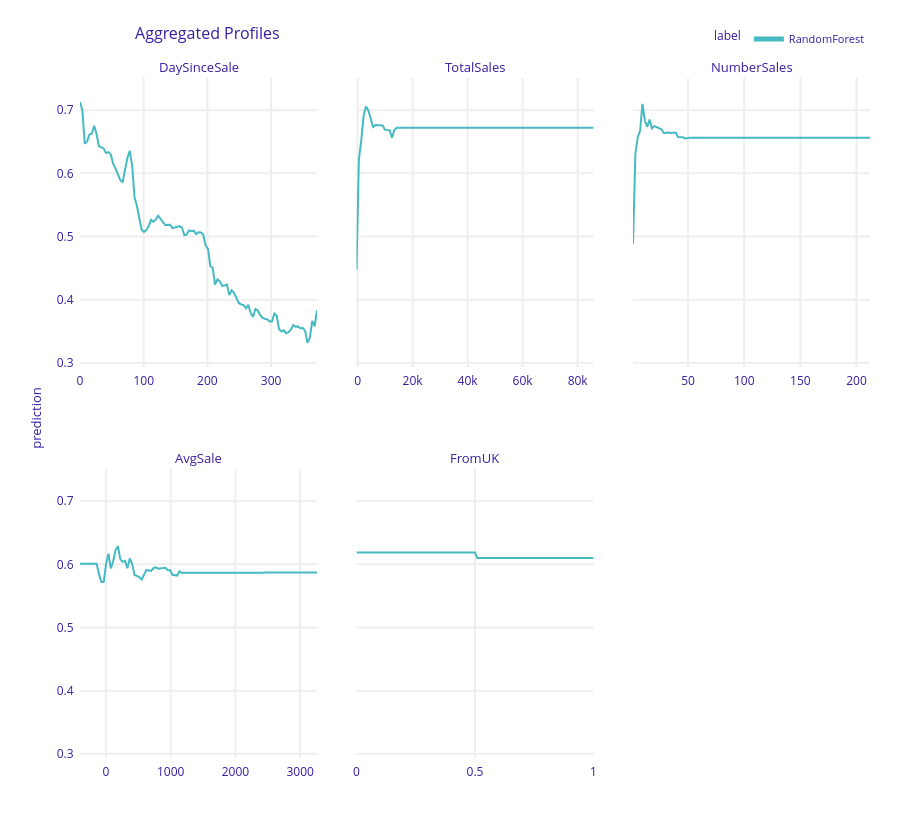

This figure's notebook cell:
### Markdown cell above
En cuanto al _Random Forest_, se ha visto que tiene un mayor impacto los días pasados desde la última compra, seguido del total comprado y el numero de compras realizadas. En este sentido tiene lógica el priorizar los clientes que menos días han pasado sin volver a comprar, y los que mayor cantidad gastan.

### Code cell
explicador.model_profile().plot(facet_ncol=3)

### Figure 1 — Plotly figure (JSON) as saved in the notebook; plotly's stock layout.template omitted (floating-point values rounded to 4 significant figures; data arrays with more than 128 entries replaced by an {"elided": "..."} marker saying what was removed)
{"data": [{"customdata": {"elided": "101x3 mixed values"}, "hovertemplate": "<b>%{hovertext}</b><br><br>prediction=%{y:.3f}<br>mean_prediction=%{customdata[0]:.3f}<extra></extra>", "hovertext": ["RandomForest", "RandomForest", "RandomForest", "RandomForest", "RandomForest", "RandomForest", "RandomForest", "RandomForest", "RandomForest", "RandomForest", "RandomForest", "RandomForest", "RandomForest", "RandomForest", "RandomForest", "RandomForest", "RandomForest", "RandomForest", "RandomForest", "RandomForest", "RandomForest", "RandomForest", "RandomForest", "RandomForest", "RandomForest", "RandomForest", "RandomForest", "RandomForest", "RandomForest", "RandomForest", "RandomForest", "RandomForest", "RandomForest", "RandomForest", "RandomForest", "RandomForest", "RandomForest", "RandomForest", "RandomForest", "RandomForest", "RandomForest", "RandomForest", "RandomForest", "RandomForest", "RandomForest", "RandomForest", "RandomForest", "RandomForest", "RandomForest", "RandomForest", "RandomForest", "RandomForest", "RandomForest", "RandomForest", "RandomForest", "RandomForest", "RandomForest", "RandomForest", "RandomForest", "RandomForest", "RandomForest", "RandomForest", "RandomForest", "RandomForest", "RandomForest", "RandomForest", "RandomForest", "RandomForest", "RandomForest", "RandomForest", "RandomForest", "RandomForest", "RandomForest", "RandomForest", "RandomForest", "RandomForest", "RandomForest", "RandomForest", "RandomForest", "RandomForest", "RandomForest", "RandomForest", "RandomForest", "RandomForest", "RandomForest", "RandomForest", "RandomForest", "RandomForest", "RandomForest", "RandomForest", "RandomForest", "RandomForest", "RandomForest", "RandomForest", "RandomForest", "RandomForest", "RandomForest", "RandomForest", "RandomForest", "RandomForest", "RandomForest"], "legendgroup": "RandomForest", "line": {"color": "#46bac2", "dash": "solid", "width": 2}, "marker": {"symbol": "circle"}, "mode": "lines", "name": "RandomForest", "opacity": 1, "orientation": "v", "showlegend": true, "type": "scatter", "x": [0.0, 3.72, 7.44, 11.16, 14.88, 18.6, 22.32, 26.04, 29.76, 33.48, 37.2, 40.92, 44.64, 48.36, 52.08, 55.8, 59.52, 63.24, 66.96, 70.68, 74.4, 78.12, 81.84, 85.56, 89.28, 93.0, 96.72, 100.4, 104.2, 107.9, 111.6, 115.3, 119.0, 122.8, 126.5, 130.2, 133.9, 137.6, 141.4, 145.1, 148.8, 152.5, 156.2, 160.0, 163.7, 167.4, 171.1, 174.8, 178.6, 182.3, 186.0, 189.7, 193.4, 197.2, 200.9, 204.6, 208.3, 212.0, 215.8, 219.5, 223.2, 226.9, 230.6, 234.4, 238.1, 241.8, 245.5, 249.2, 253.0, 256.7, 260.4, 264.1, 267.8, 271.6, 275.3, 279.0, 282.7, 286.4, 290.2, 293.9, 297.6, 301.3, 305.0, 308.8, 312.5, 316.2, 319.9, 323.6, 327.4, 331.1, 334.8, 338.5, 342.2, 346.0, 349.7, 353.4, 357.1, 360.8, 364.6, 368.3, 372.0], "xaxis": "x4", "y": [0.7127, 0.6994, 0.6469, 0.6506, 0.6615, 0.6631, 0.6753, 0.6619, 0.6428, 0.6416, 0.6394, 0.6322, 0.6337, 0.6299, 0.6153, 0.6074, 0.5988, 0.5893, 0.5863, 0.6062, 0.6243, 0.6355, 0.6127, 0.562, 0.5485, 0.5297, 0.5108, 0.5073, 0.51, 0.5167, 0.5265, 0.5232, 0.5271, 0.533, 0.527, 0.5228, 0.5181, 0.5183, 0.5185, 0.5132, 0.5144, 0.5149, 0.5163, 0.5141, 0.5023, 0.503, 0.5097, 0.5083, 0.5091, 0.5039, 0.5067, 0.5064, 0.5032, 0.4861, 0.4803, 0.4529, 0.4505, 0.4237, 0.4322, 0.429, 0.4217, 0.4223, 0.4241, 0.4072, 0.4149, 0.4106, 0.4023, 0.3948, 0.3924, 0.3915, 0.3864, 0.3918, 0.379, 0.3726, 0.3851, 0.3829, 0.3759, 0.3712, 0.3698, 0.3688, 0.3654, 0.3653, 0.3781, 0.3745, 0.3531, 0.3497, 0.3515, 0.3469, 0.3485, 0.3524, 0.3598, 0.3571, 0.3577, 0.3544, 0.3555, 0.3504, 0.3315, 0.34, 0.3664, 0.3577, 0.3832], "yaxis": "y4"}, {"customdata": {"elided": "101x3 mixed values"}, "hovertemplate": "<b>%{hovertext}</b><br><br>prediction=%{y:.3f}<br>mean_prediction=%{customdata[0]:.3f}<extra></extra>", "hovertext": ["RandomForest", "RandomForest", "RandomForest", "RandomForest", "RandomForest", "RandomForest", "RandomForest", "RandomForest", "RandomForest", "RandomForest", "RandomForest", "RandomForest", "RandomForest", "RandomForest", "RandomForest", "RandomForest", "RandomForest", "RandomForest", "RandomForest", "RandomForest", "RandomForest", "RandomForest", "RandomForest", "RandomForest", "RandomForest", "RandomForest", "RandomForest", "RandomForest", "RandomForest", "RandomForest", "RandomForest", "RandomForest", "RandomForest", "RandomForest", "RandomForest", "RandomForest", "RandomForest", "RandomForest", "RandomForest", "RandomForest", "RandomForest", "RandomForest", "RandomForest", "RandomForest", "RandomForest", "RandomForest", "RandomForest", "RandomForest", "RandomForest", "RandomForest", "RandomForest", "RandomForest", "RandomForest", "RandomForest", "RandomForest", "RandomForest", "RandomForest", "RandomForest", "RandomForest", "RandomForest", "RandomForest", "RandomForest", "RandomForest", "RandomForest", "RandomForest", "RandomForest", "RandomForest", "RandomForest", "RandomForest", "RandomForest", "RandomForest", "RandomForest", "RandomForest", "RandomForest", "RandomForest", "RandomForest", "RandomForest", "RandomForest", "RandomForest", "RandomForest", "RandomForest", "RandomForest", "RandomForest", "RandomForest", "RandomForest", "RandomForest", "RandomForest", "RandomForest", "RandomForest", "RandomForest", "RandomForest", "RandomForest", "RandomForest", "RandomForest", "RandomForest", "RandomForest", "RandomForest", "RandomForest", "RandomForest", "RandomForest", "RandomForest"], "legendgroup": "RandomForest", "line": {"color": "#46bac2", "dash": "solid", "width": 2}, "marker": {"symbol": "circle"}, "mode": "lines", "name": "RandomForest", "opacity": 1, "orientation": "v", "showlegend": false, "type": "scatter", "x": [-400.7, 460.9, 1323.0, 2184.0, 3046.0, 3907.0, 4769.0, 5631.0, 6492.0, 7354.0, 8215.0, 9077.0, 9939.0, 10800.0, 11660.0, 12520.0, 13390.0, 14250.0, 15110.0, 15970.0, 16830.0, 17690.0, 18550.0, 19420.0, 20280.0, 21140.0, 22000.0, 22860.0, 23720.0, 24590.0, 25450.0, 26310.0, 27170.0, 28030.0, 28890.0, 29760.0, 30620.0, 31480.0, 32340.0, 33200.0, 34060.0, 34930.0, 35790.0, 36650.0, 37510.0, 38370.0, 39230.0, 40100.0, 40960.0, 41820.0, 42680.0, 43540.0, 44400.0, 45260.0, 46130.0, 46990.0, 47850.0, 48710.0, 49570.0, 50430.0, 51300.0, 52160.0, 53020.0, 53880.0, 54740.0, 55600.0, 56470.0, 57330.0, 58190.0, 59050.0, 59910.0, 60770.0, 61640.0, 62500.0, 63360.0, 64220.0, 65080.0, 65940.0, 66810.0, 67670.0, 68530.0, 69390.0, 70250.0, 71110.0, 71970.0, 72840.0, 73700.0, 74560.0, 75420.0, 76280.0, 77140.0, 78010.0, 78870.0, 79730.0, 80590.0, 81450.0, 82310.0, 83180.0, 84040.0, 84900.0, 85760.0], "xaxis": "x5", "y": [0.4481, 0.6221, 0.6514, 0.6911, 0.7057, 0.6995, 0.6867, 0.6733, 0.6764, 0.6764, 0.6758, 0.6758, 0.6691, 0.6691, 0.668, 0.6563, 0.669, 0.6722, 0.6722, 0.6722, 0.6722, 0.6722, 0.6722, 0.6722, 0.6722, 0.6722, 0.6722, 0.6722, 0.6722, 0.6722, 0.6722, 0.6722, 0.6722, 0.6722, 0.6722, 0.6722, 0.6722, 0.6722, 0.6722, 0.6722, 0.6722, 0.6722, 0.6722, 0.6722, 0.6722, 0.6722, 0.6722, 0.6722, 0.6722, 0.6722, 0.6722, 0.6722, 0.6722, 0.6722, 0.6722, 0.6722, 0.6722, 0.6722, 0.6722, 0.6722, 0.6722, 0.6722, 0.6722, 0.6722, 0.6722, 0.6722, 0.6722, 0.6722, 0.6722, 0.6722, 0.6722, 0.6722, 0.6722, 0.6722, 0.6722, 0.6722, 0.6722, 0.6722, 0.6722, 0.6722, 0.6722, 0.6722, 0.6722, 0.6722, 0.6722, 0.6722, 0.6722, 0.6722, 0.6722, 0.6722, 0.6722, 0.6722, 0.6722, 0.6722, 0.6722, 0.6722, 0.6722, 0.6722, 0.6722, 0.6722, 0.6722], "yaxis": "y5"}, {"customdata": {"elided": "101x3 mixed values"}, "hovertemplate": "<b>%{hovertext}</b><br><br>prediction=%{y:.3f}<br>mean_prediction=%{customdata[0]:.3f}<extra></extra>", "hovertext": ["RandomForest", "RandomForest", "RandomForest", "RandomForest", "RandomForest", "RandomForest", "RandomForest", "RandomForest", "RandomForest", "RandomForest", "RandomForest", "RandomForest", "RandomForest", "RandomForest", "RandomForest", "RandomForest", "RandomForest", "RandomForest", "RandomForest", "RandomForest", "RandomForest", "RandomForest", "RandomForest", "RandomForest", "RandomForest", "RandomForest", "RandomForest", "RandomForest", "RandomForest", "RandomForest", "RandomForest", "RandomForest", "RandomForest", "RandomForest", "RandomForest", "RandomForest", "RandomForest", "RandomForest", "RandomForest", "RandomForest", "RandomForest", "RandomForest", "RandomForest", "RandomForest", "RandomForest", "RandomForest", "RandomForest", "RandomForest", "RandomForest", "RandomForest", "RandomForest", "RandomForest", "RandomForest", "RandomForest", "RandomForest", "RandomForest", "RandomForest", "RandomForest", "RandomForest", "RandomForest", "RandomForest", "RandomForest", "RandomForest", "RandomForest", "RandomForest", "RandomForest", "RandomForest", "RandomForest", "RandomForest", "RandomForest", "RandomForest", "RandomForest", "RandomForest", "RandomForest", "RandomForest", "RandomForest", "RandomForest", "RandomForest", "RandomForest", "RandomForest", "RandomForest", "RandomForest", "RandomForest", "RandomForest", "RandomForest", "RandomForest", "RandomForest", "RandomForest", "RandomForest", "RandomForest", "RandomForest", "RandomForest", "RandomForest", "RandomForest", "RandomForest", "RandomForest", "RandomForest", "RandomForest", "RandomForest", "RandomForest", "RandomForest"], "legendgroup": "RandomForest", "line": {"color": "#46bac2", "dash": "solid", "width": 2}, "marker": {"symbol": "circle"}, "mode": "lines", "name": "RandomForest", "opacity": 1, "orientation": "v", "showlegend": false, "type": "scatter", "x": [1.0, 3.11, 5.22, 7.33, 9.44, 11.55, 13.66, 15.77, 17.88, 19.99, 22.1, 24.21, 26.32, 28.43, 30.54, 32.65, 34.76, 36.87, 38.98, 41.09, 43.2, 45.31, 47.42, 49.53, 51.64, 53.75, 55.86, 57.97, 60.08, 62.19, 64.3, 66.41, 68.52, 70.63, 72.74, 74.85, 76.96, 79.07, 81.18, 83.29, 85.4, 87.51, 89.62, 91.73, 93.84, 95.95, 98.06, 100.2, 102.3, 104.4, 106.5, 108.6, 110.7, 112.8, 114.9, 117.0, 119.2, 121.3, 123.4, 125.5, 127.6, 129.7, 131.8, 133.9, 136.0, 138.2, 140.3, 142.4, 144.5, 146.6, 148.7, 150.8, 152.9, 155.0, 157.1, 159.2, 161.4, 163.5, 165.6, 167.7, 169.8, 171.9, 174.0, 176.1, 178.2, 180.3, 182.5, 184.6, 186.7, 188.8, 190.9, 193.0, 195.1, 197.2, 199.3, 201.4, 203.6, 205.7, 207.8, 209.9, 212.0], "xaxis": "x6", "y": [0.4885, 0.6306, 0.6571, 0.6671, 0.71, 0.6836, 0.6736, 0.6851, 0.6712, 0.6748, 0.6731, 0.6713, 0.6697, 0.6637, 0.6647, 0.6647, 0.664, 0.6646, 0.6646, 0.6575, 0.6575, 0.6572, 0.6553, 0.6562, 0.6562, 0.6562, 0.6562, 0.6562, 0.6562, 0.6562, 0.6562, 0.6562, 0.6562, 0.6562, 0.6562, 0.6562, 0.6562, 0.6562, 0.6562, 0.6562, 0.6562, 0.6562, 0.6562, 0.6562, 0.6562, 0.6562, 0.6562, 0.6562, 0.6562, 0.6562, 0.6562, 0.6562, 0.6562, 0.6562, 0.6562, 0.6562, 0.6562, 0.6562, 0.6562, 0.6562, 0.6562, 0.6562, 0.6562, 0.6562, 0.6562, 0.6562, 0.6562, 0.6562, 0.6562, 0.6562, 0.6562, 0.6562, 0.6562, 0.6562, 0.6562, 0.6562, 0.6562, 0.6562, 0.6562, 0.6562, 0.6562, 0.6562, 0.6562, 0.6562, 0.6562, 0.6562, 0.6562, 0.6562, 0.6562, 0.6562, 0.6562, 0.6562, 0.6562, 0.6562, 0.6562, 0.6562, 0.6562, 0.6562, 0.6562, 0.6562, 0.6562], "yaxis": "y6"}, {"customdata": {"elided": "101x3 mixed values"}, "hovertemplate": "<b>%{hovertext}</b><br><br>prediction=%{y:.3f}<br>mean_prediction=%{customdata[0]:.3f}<extra></extra>", "hovertext": ["RandomForest", "RandomForest", "RandomForest", "RandomForest", "RandomForest", "RandomForest", "RandomForest", "RandomForest", "RandomForest", "RandomForest", "RandomForest", "RandomForest", "RandomForest", "RandomForest", "RandomForest", "RandomForest", "RandomForest", "RandomForest", "RandomForest", "RandomForest", "RandomForest", "RandomForest", "RandomForest", "RandomForest", "RandomForest", "RandomForest", "RandomForest", "RandomForest", "RandomForest", "RandomForest", "RandomForest", "RandomForest", "RandomForest", "RandomForest", "RandomForest", "RandomForest", "RandomForest", "RandomForest", "RandomForest", "RandomForest", "RandomForest", "RandomForest", "RandomForest", "RandomForest", "RandomForest", "RandomForest", "RandomForest", "RandomForest", "RandomForest", "RandomForest", "RandomForest", "RandomForest", "RandomForest", "RandomForest", "RandomForest", "RandomForest", "RandomForest", "RandomForest", "RandomForest", "RandomForest", "RandomForest", "RandomForest", "RandomForest", "RandomForest", "RandomForest", "RandomForest", "RandomForest", "RandomForest", "RandomForest", "RandomForest", "RandomForest", "RandomForest", "RandomForest", "RandomForest", "RandomForest", "RandomForest", "RandomForest", "RandomForest", "RandomForest", "RandomForest", "RandomForest", "RandomForest", "RandomForest", "RandomForest", "RandomForest", "RandomForest", "RandomForest", "RandomForest", "RandomForest", "RandomForest", "RandomForest", "RandomForest", "RandomForest", "RandomForest", "RandomForest", "RandomForest", "RandomForest", "RandomForest", "RandomForest", "RandomForest", "RandomForest"], "legendgroup": "RandomForest", "line": {"color": "#46bac2", "dash": "solid", "width": 2}, "marker": {"symbol": "circle"}, "mode": "lines", "name": "RandomForest", "opacity": 1, "orientation": "v", "showlegend": false, "type": "scatter", "x": [-400.7, -364.1, -327.5, -290.9, -254.3, -217.7, -181.1, -144.5, -107.9, -71.26, -34.66, 1.946, 38.55, 75.15, 111.8, 148.4, 185.0, 221.6, 258.2, 294.8, 331.4, 368.0, 404.6, 441.2, 477.8, 514.4, 551.0, 587.6, 624.2, 660.8, 697.4, 734.0, 770.6, 807.2, 843.8, 880.4, 917.0, 953.6, 990.2, 1027.0, 1063.0, 1100.0, 1137.0, 1173.0, 1210.0, 1246.0, 1283.0, 1320.0, 1356.0, 1393.0, 1429.0, 1466.0, 1503.0, 1539.0, 1576.0, 1612.0, 1649.0, 1686.0, 1722.0, 1759.0, 1795.0, 1832.0, 1869.0, 1905.0, 1942.0, 1978.0, 2015.0, 2052.0, 2088.0, 2125.0, 2161.0, 2198.0, 2235.0, 2271.0, 2308.0, 2344.0, 2381.0, 2418.0, 2454.0, 2491.0, 2528.0, 2564.0, 2601.0, 2637.0, 2674.0, 2711.0, 2747.0, 2784.0, 2820.0, 2857.0, 2894.0, 2930.0, 2967.0, 3003.0, 3040.0, 3077.0, 3113.0, 3150.0, 3186.0, 3223.0, 3260.0], "xaxis": "x", "y": [0.601, 0.601, 0.601, 0.601, 0.601, 0.601, 0.601, 0.601, 0.5848, 0.5719, 0.5719, 0.6006, 0.6169, 0.5937, 0.6048, 0.6224, 0.6286, 0.6083, 0.6039, 0.6054, 0.5939, 0.6092, 0.6007, 0.583, 0.5817, 0.5799, 0.5759, 0.5833, 0.5909, 0.5901, 0.5894, 0.5938, 0.5952, 0.5932, 0.5935, 0.5948, 0.5946, 0.591, 0.5906, 0.5834, 0.5829, 0.5822, 0.5889, 0.5862, 0.5866, 0.5866, 0.5866, 0.5864, 0.586, 0.5857, 0.5857, 0.5857, 0.5857, 0.5857, 0.5857, 0.586, 0.586, 0.586, 0.586, 0.586, 0.5864, 0.5864, 0.5864, 0.5864, 0.5864, 0.5865, 0.5865, 0.5865, 0.5865, 0.5865, 0.5865, 0.5865, 0.5866, 0.5866, 0.5866, 0.5866, 0.5866, 0.5866, 0.5869, 0.5869, 0.5869, 0.5869, 0.5869, 0.5869, 0.5869, 0.5869, 0.5869, 0.5869, 0.5869, 0.5869, 0.5869, 0.5869, 0.5869, 0.5869, 0.5869, 0.5869, 0.5869, 0.5869, 0.5869, 0.5869, 0.5869], "yaxis": "y"}, {"customdata": {"elided": "101x3 mixed values"}, "hovertemplate": "<b>%{hovertext}</b><br><br>prediction=%{y:.3f}<br>mean_prediction=%{customdata[0]:.3f}<extra></extra>", "hovertext": ["RandomForest", "RandomForest", "RandomForest", "RandomForest", "RandomForest", "RandomForest", "RandomForest", "RandomForest", "RandomForest", "RandomForest", "RandomForest", "RandomForest", "RandomForest", "RandomForest", "RandomForest", "RandomForest", "RandomForest", "RandomForest", "RandomForest", "RandomForest", "RandomForest", "RandomForest", "RandomForest", "RandomForest", "RandomForest", "RandomForest", "RandomForest", "RandomForest", "RandomForest", "RandomForest", "RandomForest", "RandomForest", "RandomForest", "RandomForest", "RandomForest", "RandomForest", "RandomForest", "RandomForest", "RandomForest", "RandomForest", "RandomForest", "RandomForest", "RandomForest", "RandomForest", "RandomForest", "RandomForest", "RandomForest", "RandomForest", "RandomForest", "RandomForest", "RandomForest", "RandomForest", "RandomForest", "RandomForest", "RandomForest", "RandomForest", "RandomForest", "RandomForest", "RandomForest", "RandomForest", "RandomForest", "RandomForest", "RandomForest", "RandomForest", "RandomForest", "RandomForest", "RandomForest", "RandomForest", "RandomForest", "RandomForest", "RandomForest", "RandomForest", "RandomForest", "RandomForest", "RandomForest", "RandomForest", "RandomForest", "RandomForest", "RandomForest", "RandomForest", "RandomForest", "RandomForest", "RandomForest", "RandomForest", "RandomForest", "RandomForest", "RandomForest", "RandomForest", "RandomForest", "RandomForest", "RandomForest", "RandomForest", "RandomForest", "RandomForest", "RandomForest", "RandomForest", "RandomForest", "RandomForest", "RandomForest", "RandomForest", "RandomForest"], "legendgroup": "RandomForest", "line": {"color": "#46bac2", "dash": "solid", "width": 2}, "marker": {"symbol": "circle"}, "mode": "lines", "name": "RandomForest", "opacity": 1, "orientation": "v", "showlegend": false, "type": "scatter", "x": [0.0, 0.01, 0.02, 0.03, 0.04, 0.05, 0.06, 0.07, 0.08, 0.09, 0.1, 0.11, 0.12, 0.13, 0.14, 0.15, 0.16, 0.17, 0.18, 0.19, 0.2, 0.21, 0.22, 0.23, 0.24, 0.25, 0.26, 0.27, 0.28, 0.29, 0.3, 0.31, 0.32, 0.33, 0.34, 0.35, 0.36, 0.37, 0.38, 0.39, 0.4, 0.41, 0.42, 0.43, 0.44, 0.45, 0.46, 0.47, 0.48, 0.49, 0.5, 0.51, 0.52, 0.53, 0.54, 0.55, 0.56, 0.57, 0.58, 0.59, 0.6, 0.61, 0.62, 0.63, 0.64, 0.65, 0.66, 0.67, 0.68, 0.69, 0.7, 0.71, 0.72, 0.73, 0.74, 0.75, 0.76, 0.77, 0.78, 0.79, 0.8, 0.81, 0.82, 0.83, 0.84, 0.85, 0.86, 0.87, 0.88, 0.89, 0.9, 0.91, 0.92, 0.93, 0.94, 0.95, 0.96, 0.97, 0.98, 0.99, 1.0], "xaxis": "x2", "y": [0.6187, 0.6187, 0.6187, 0.6187, 0.6187, 0.6187, 0.6187, 0.6187, 0.6187, 0.6187, 0.6187, 0.6187, 0.6187, 0.6187, 0.6187, 0.6187, 0.6187, 0.6187, 0.6187, 0.6187, 0.6187, 0.6187, 0.6187, 0.6187, 0.6187, 0.6187, 0.6187, 0.6187, 0.6187, 0.6187, 0.6187, 0.6187, 0.6187, 0.6187, 0.6187, 0.6187, 0.6187, 0.6187, 0.6187, 0.6187, 0.6187, 0.6187, 0.6187, 0.6187, 0.6187, 0.6187, 0.6187, 0.6187, 0.6187, 0.6187, 0.6187, 0.6101, 0.6101, 0.6101, 0.6101, 0.6101, 0.6101, 0.6101, 0.6101, 0.6101, 0.6101, 0.6101, 0.6101, 0.6101, 0.6101, 0.6101, 0.6101, 0.6101, 0.6101, 0.6101, 0.6101, 0.6101, 0.6101, 0.6101, 0.6101, 0.6101, 0.6101, 0.6101, 0.6101, 0.6101, 0.6101, 0.6101, 0.6101, 0.6101, 0.6101, 0.6101, 0.6101, 0.6101, 0.6101, 0.6101, 0.6101, 0.6101, 0.6101, 0.6101, 0.6101, 0.6101, 0.6101, 0.6101, 0.6101, 0.6101, 0.6101], "yaxis": "y2"}], "layout": {"annotations": [{"font": {"size": 13}, "showarrow": false, "text": "AvgSale", "x": 0.15, "xanchor": "center", "xref": "paper", "y": 0.425, "yanchor": "bottom", "yref": "paper"}, {"font": {"size": 13}, "showarrow": false, "text": "FromUK", "x": 0.5, "xanchor": "center", "xref": "paper", "y": 0.425, "yanchor": "bottom", "yref": "paper"}, {"font": {"size": 13}, "showarrow": false, "text": "DaySinceSale", "x": 0.15, "xanchor": "center", "xref": "paper", "y": 1, "yanchor": "bottom", "yref": "paper"}, {"font": {"size": 13}, "showarrow": false, "text": "TotalSales", "x": 0.5, "xanchor": "center", "xref": "paper", "y": 1, "yanchor": "bottom", "yref": "paper"}, {"font": {"size": 13}, "showarrow": false, "text": "NumberSales", "x": 0.85, "xanchor": "center", "xref": "paper", "y": 1, "yanchor": "bottom", "yref": "paper"}, {"font": {"size": 13}, "showarrow": false, "text": "prediction", "textangle": -90, "x": -0.07, "xref": "paper", "y": 0.5, "yref": "paper"}], "font": {"color": "#371ea3"}, "height": 829, "hovermode": "x unified", "legend": {"font": {"size": 11}, "itemsizing": "constant", "orientation": "h", "title": {"font": {"size": 12}, "text": "label"}, "tracegroupgap": 0, "x": 1, "xanchor": "right", "y": 1.036, "yanchor": "bottom"}, "margin": {"b": 71, "r": 30, "t": 78}, "title": {"font": {"size": 16}, "text": "Aggregated Profiles", "x": 0.15}, "xaxis": {"anchor": "y", "automargin": true, "domain": [0, 0.3], "fixedrange": true, "gridwidth": 2, "showticklabels": true, "tickcolor": "white", "ticklen": 3, "ticks": "outside", "title": {"text": ""}, "type": "linear", "zeroline": false}, "xaxis2": {"anchor": "y2", "automargin": true, "domain": [0.35, 0.65], "fixedrange": true, "gridwidth": 2, "showticklabels": true, "tickcolor": "white", "ticklen": 3, "ticks": "outside", "title": {"text": ""}, "type": "linear", "zeroline": false}, "xaxis3": {"anchor": "y3", "automargin": true, "domain": [0.7, 1], "fixedrange": true, "gridwidth": 2, "showticklabels": true, "tickcolor": "white", "ticklen": 3, "ticks": "outside", "title": {"text": ""}, "type": "linear", "zeroline": false}, "xaxis4": {"anchor": "y4", "automargin": true, "domain": [0, 0.3], "fixedrange": true, "gridwidth": 2, "showticklabels": true, "tickcolor": "white", "ticklen": 3, "ticks": "outside", "title": {"text": ""}, "type": "linear", "zeroline": false}, "xaxis5": {"anchor": "y5", "automargin": true, "domain": [0.35, 0.65], "fixedrange": true, "gridwidth": 2, "showticklabels": true, "tickcolor": "white", "ticklen": 3, "ticks": "outside", "title": {"text": ""}, "type": "linear", "zeroline": false}, "xaxis6": {"anchor": "y6", "automargin": true, "domain": [0.7, 1], "fixedrange": true, "gridwidth": 2, "showticklabels": true, "tickcolor": "white", "ticklen": 3, "ticks": "outside", "title": {"text": ""}, "type": "linear", "zeroline": false}, "yaxis": {"anchor": "x", "automargin": true, "domain": [0, 0.425], "fixedrange": true, "gridwidth": 2, "range": [0.2934, 0.7508], "tickcolor": "white", "ticklen": 3, "ticks": "outside", "title": {"text": ""}, "type": "linear", "zeroline": false}, "yaxis2": {"anchor": "x2", "automargin": true, "domain": [0, 0.425], "fixedrange": true, "gridwidth": 2, "matches": "y", "showticklabels": false, "tickcolor": "white", "ticklen": 3, "ticks": "outside", "title": {"text": ""}, "type": "linear", "zeroline": false}, "yaxis3": {"anchor": "x3", "automargin": true, "domain": [0, 0.425], "fixedrange": true, "gridwidth": 2, "matches": "y", "showticklabels": false, "tickcolor": "white", "ticklen": 3, "ticks": "outside", "title": {"text": ""}, "type": "linear", "zeroline": false}, "yaxis4": {"anchor": "x4", "automargin": true, "domain": [0.575, 1], "fixedrange": true, "gridwidth": 2, "matches": "y", "range": [0.2934, 0.7508], "tickcolor": "white", "ticklen": 3, "ticks": "outside", "title": {"text": ""}, "type": "linear", "zeroline": false}, "yaxis5": {"anchor": "x5", "automargin": true, "domain": [0.575, 1], "fixedrange": true, "gridwidth": 2, "matches": "y", "showticklabels": false, "tickcolor": "white", "ticklen": 3, "ticks": "outside", "title": {"text": ""}, "type": "linear", "zeroline": false}, "yaxis6": {"anchor": "x6", "automargin": true, "domain": [0.575, 1], "fixedrange": true, "gridwidth": 2, "matches": "y", "showticklabels": false, "tickcolor": "white", "ticklen": 3, "ticks": "outside", "title": {"text": ""}, "type": "linear", "zeroline": false}}}
